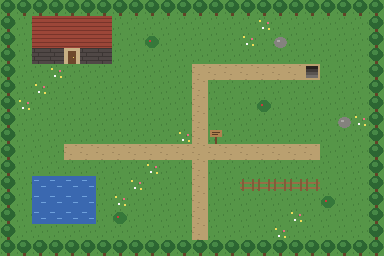

A 2D game scene composited from a Tiled map and its tileset images. What follows is a short description and the map's XML, with every tile layer's data as written:
An orthogonal 24x16 tile map with 16x16 px tiles, 4 tile layers (ground, decor, objects, over), 1 hidden layer not drawn, 2 tilesets.

<map version="1.9" tiledversion="1.9.1" orientation="orthogonal" renderorder="right-down" width="24" height="16" tilewidth="16" tileheight="16" infinite="0" nextlayerid="6" nextobjectid="1">
 <tileset firstgid="1" source="example tiles.tsx" />
 <tileset firstgid="17" source="collision.tsx" />
 <layer id="1" name="ground" width="24" height="16">
  <data encoding="csv">
1,1,1,1,1,1,1,1,1,1,1,1,1,1,1,1,1,1,1,1,1,1,1,1,
1,1,1,1,1,1,1,1,1,1,1,1,1,1,1,1,2,1,1,1,1,1,1,1,
1,1,1,1,1,1,1,1,1,1,1,1,1,1,1,2,1,1,1,1,1,1,1,1,
1,1,1,1,2,1,1,1,1,1,1,1,1,1,1,1,1,1,1,1,1,1,1,1,
1,1,1,2,1,1,1,1,1,1,1,1,3,3,3,3,3,3,3,3,1,1,1,1,
1,1,2,1,1,1,1,1,1,1,1,1,3,1,1,1,1,1,1,1,1,1,1,1,
1,2,1,1,1,1,1,1,1,1,1,1,3,1,1,1,1,1,1,1,1,1,1,1,
1,1,1,1,1,1,1,1,1,1,1,1,3,1,1,1,1,1,1,1,1,1,2,1,
1,1,1,1,1,1,1,1,1,1,1,2,3,1,1,1,1,1,1,1,1,1,1,1,
1,1,1,1,3,3,3,3,3,3,3,3,3,3,3,3,3,3,3,3,1,1,1,1,
1,1,1,1,1,1,1,1,1,2,1,1,3,1,1,1,1,1,1,1,1,1,1,1,
1,1,4,4,4,4,1,1,2,1,1,1,3,1,1,1,1,1,1,1,1,1,1,1,
1,1,4,4,4,4,1,2,1,1,1,1,3,1,1,1,1,1,1,1,1,1,1,1,
1,1,4,4,4,4,1,1,1,1,1,1,3,1,1,1,1,1,2,1,1,1,1,1,
1,1,1,1,1,1,1,1,1,1,1,1,3,1,1,1,1,2,1,1,1,1,1,1,
1,1,1,1,1,1,1,1,1,1,1,1,1,1,1,1,1,1,1,1,1,1,1,1
  </data>
 </layer>
 <layer id="2" name="decor" width="24" height="16">
  <data encoding="csv">
0,0,0,0,0,0,0,0,0,0,0,0,0,0,0,0,0,0,0,0,0,0,0,0,
0,0,0,0,0,0,0,0,0,0,0,0,0,0,0,0,0,0,0,0,0,0,0,0,
0,0,0,0,0,0,0,0,0,0,0,0,0,0,0,0,0,0,0,0,0,0,0,0,
0,0,0,0,0,0,0,0,0,0,0,0,0,0,0,0,0,0,0,0,0,0,0,0,
0,0,0,0,0,0,0,0,0,0,0,0,0,0,0,0,0,0,0,0,0,0,0,0,
0,0,0,0,0,0,0,0,0,0,0,0,0,0,0,0,0,0,0,0,0,0,0,0,
0,0,0,0,0,0,0,0,0,0,0,0,0,0,0,0,0,0,0,0,0,0,0,0,
0,0,0,0,0,0,0,0,0,0,0,0,0,0,0,0,0,0,0,0,0,0,0,0,
0,0,0,0,0,0,0,0,0,0,0,0,0,0,0,0,0,0,0,0,0,0,0,0,
0,0,0,0,0,0,0,0,0,0,0,0,0,0,0,0,0,0,0,0,0,0,0,0,
0,0,0,0,0,0,0,0,0,0,0,0,0,0,0,0,0,0,0,0,0,0,0,0,
0,0,0,0,0,0,0,0,0,0,0,0,0,0,0,0,0,0,0,0,0,0,0,0,
0,0,0,0,0,0,0,0,0,0,0,0,0,0,0,0,0,0,0,0,0,0,0,0,
0,0,0,0,0,0,0,0,0,0,0,0,0,0,0,0,0,0,0,0,0,0,0,0,
0,0,0,0,0,0,0,0,0,0,0,0,0,0,0,0,0,0,0,0,0,0,0,0,
0,0,0,0,0,0,0,0,0,0,0,0,0,0,0,0,0,0,0,0,0,0,0,0
  </data>
 </layer>
 <layer id="3" name="objects" width="24" height="16">
  <data encoding="csv">
7,7,7,7,7,7,7,7,7,7,7,7,7,7,7,7,7,7,7,7,7,7,7,7,
7,0,8,8,8,8,8,0,0,0,0,0,0,0,0,0,0,0,0,0,0,0,0,7,
7,0,8,8,8,8,8,0,0,14,0,0,0,0,0,0,0,16,0,0,0,0,0,7,
7,0,6,6,9,6,6,0,0,0,0,0,0,0,0,0,0,0,0,0,0,0,0,7,
7,0,0,0,0,0,0,0,0,0,0,0,0,0,0,0,0,0,0,12,0,0,0,7,
7,0,0,0,0,0,0,0,0,0,0,0,0,0,0,0,0,0,0,0,0,0,0,7,
7,0,0,0,0,0,0,0,0,0,0,0,0,0,0,0,14,0,0,0,0,0,0,7,
7,0,0,0,0,0,0,0,0,0,0,0,0,0,0,0,0,0,0,0,0,16,0,7,
7,0,0,0,0,0,0,0,0,0,0,0,0,11,0,0,0,0,0,0,0,0,0,7,
7,0,0,0,0,0,0,0,0,0,0,0,0,0,0,0,0,0,0,0,0,0,0,7,
7,0,0,0,0,0,0,0,0,0,0,0,0,0,0,0,0,0,0,0,0,0,0,7,
7,0,0,0,0,0,0,0,0,0,0,0,0,0,0,15,15,15,15,15,0,0,0,7,
7,0,0,0,0,0,0,0,0,0,0,0,0,0,0,0,0,0,0,0,14,0,0,7,
7,0,0,0,0,0,0,14,0,0,0,0,0,0,0,0,0,0,0,0,0,0,0,7,
7,0,0,0,0,0,0,0,0,0,0,0,0,0,0,0,0,0,0,0,0,0,0,7,
7,7,7,7,7,7,7,7,7,7,7,7,7,7,7,7,7,7,7,7,7,7,7,7
  </data>
 </layer>
 <layer id="4" name="over" width="24" height="16">
  <data encoding="csv">
0,0,0,0,0,0,0,0,0,0,0,0,0,0,0,0,0,0,0,0,0,0,0,0,
0,0,0,0,0,0,0,0,0,0,0,0,0,0,0,0,0,0,0,0,0,0,0,0,
0,0,0,0,0,0,0,0,0,0,0,0,0,0,0,0,0,0,0,0,0,0,0,0,
0,0,0,0,0,0,0,0,0,0,0,0,0,0,0,0,0,0,0,0,0,0,0,0,
0,0,0,0,0,0,0,0,0,0,0,0,0,0,0,0,0,0,0,0,0,0,0,0,
0,0,0,0,0,0,0,0,0,0,0,0,0,0,0,0,0,0,0,0,0,0,0,0,
0,0,0,0,0,0,0,0,0,0,0,0,0,0,0,0,0,0,0,0,0,0,0,0,
0,0,0,0,0,0,0,0,0,0,0,0,0,0,0,0,0,0,0,0,0,0,0,0,
0,0,0,0,0,0,0,0,0,0,0,0,0,0,0,0,0,0,0,0,0,0,0,0,
0,0,0,0,0,0,0,0,0,0,0,0,0,0,0,0,0,0,0,0,0,0,0,0,
0,0,0,0,0,0,0,0,0,0,0,0,0,0,0,0,0,0,0,0,0,0,0,0,
0,0,0,0,0,0,0,0,0,0,0,0,0,0,0,0,0,0,0,0,0,0,0,0,
0,0,0,0,0,0,0,0,0,0,0,0,0,0,0,0,0,0,0,0,0,0,0,0,
0,0,0,0,0,0,0,0,0,0,0,0,0,0,0,0,0,0,0,0,0,0,0,0,
0,0,0,0,0,0,0,0,0,0,0,0,0,0,0,0,0,0,0,0,0,0,0,0,
0,0,0,0,0,0,0,0,0,0,0,0,0,0,0,0,0,0,0,0,0,0,0,0
  </data>
 </layer>
 <layer id="5" name="collision" width="24" height="16" visible="0">
  <data encoding="csv">
17,17,17,17,17,17,17,17,17,17,17,17,17,17,17,17,17,17,17,17,17,17,17,17,
17,0,17,17,17,17,17,0,0,0,0,0,0,0,0,0,0,0,0,0,0,0,0,17,
17,0,17,17,17,17,17,0,0,17,0,0,0,0,0,0,0,17,0,0,0,0,0,17,
17,0,17,17,17,17,17,0,0,0,0,0,0,0,0,0,0,0,0,0,0,0,0,17,
17,0,0,0,0,0,0,0,0,0,0,0,0,0,0,0,0,0,0,0,0,0,0,17,
17,0,0,0,0,0,0,0,0,0,0,0,0,0,0,0,0,0,0,0,0,0,0,17,
17,0,0,0,0,0,0,0,0,0,0,0,0,0,0,0,17,0,0,0,0,0,0,17,
17,0,0,0,0,0,0,0,0,0,0,0,0,0,0,0,0,0,0,0,0,17,0,17,
17,0,0,0,0,0,0,0,0,0,0,0,0,17,0,0,0,0,0,0,0,0,0,17,
17,0,0,0,0,0,0,0,0,0,0,0,0,0,0,0,0,0,0,0,0,0,0,17,
17,0,0,0,0,0,0,0,0,0,0,0,0,0,0,0,0,0,0,0,0,0,0,17,
17,0,17,17,17,17,0,0,0,0,0,0,0,0,0,17,17,17,17,17,0,0,0,17,
17,0,17,17,17,17,0,0,0,0,0,0,0,0,0,0,0,0,0,0,17,0,0,17,
17,0,17,17,17,17,0,17,0,0,0,0,0,0,0,0,0,0,0,0,0,0,0,17,
17,0,0,0,0,0,0,0,0,0,0,0,0,0,0,0,0,0,0,0,0,0,0,17,
17,17,17,17,17,17,17,17,17,17,17,17,17,17,17,17,17,17,17,17,17,17,17,17
  </data>
 </layer>
</map>
